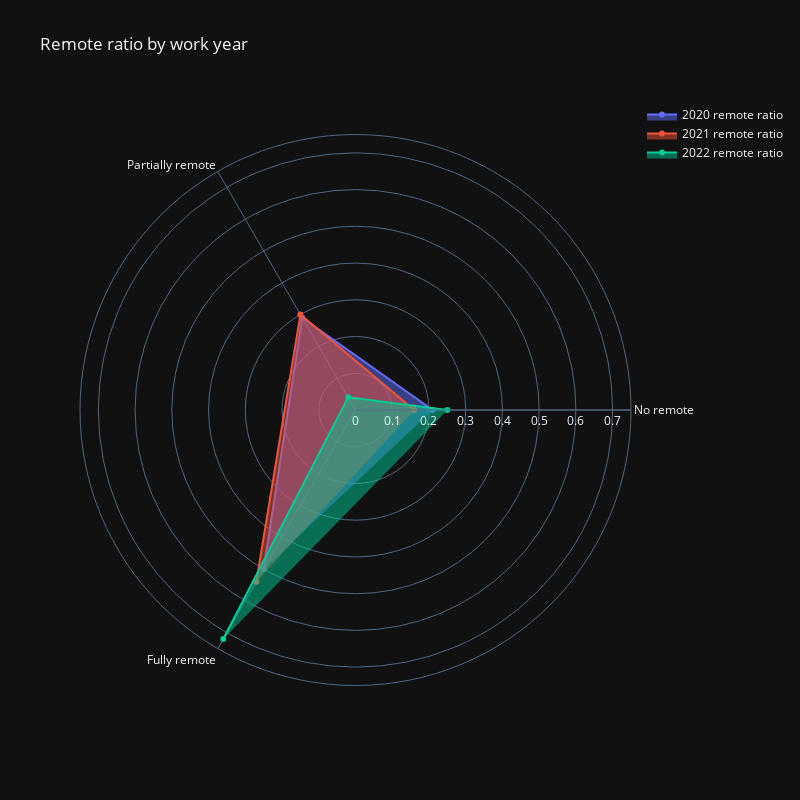

Notebook source saved alongside this figure:
### Markdown cell above
<span style="font-size:1.2em;">Remote ratio by work year</span>

### Code cell
remote_ratio_by_work_year = df.groupby(['work_year','remote_ratio']).size()

ratio_2020 = np.round(remote_ratio_by_work_year[2020].values / remote_ratio_by_work_year[2020].sum(), 2)
ratio_2021 = np.round(remote_ratio_by_work_year[2021].values / remote_ratio_by_work_year[2021].sum(), 2)
ratio_2022 = np.round(remote_ratio_by_work_year[2022].values / remote_ratio_by_work_year[2022].sum(), 2)

fig = go.Figure()
categories = ['No remote', 'Partially remote', 'Fully remote']

fig.add_trace(go.Scatterpolar(
    r = ratio_2020,
    theta = categories,
    fill = 'toself',
    name = "2020 remote ratio"
))

fig.add_trace(go.Scatterpolar(
    r = ratio_2021,
    theta = categories,
    fill = 'toself',
    name = "2021 remote ratio"
))

fig.add_trace(go.Scatterpolar(
    r = ratio_2022,
    theta = categories,
    fill = 'toself',
    name = "2022 remote ratio"
))

fig.update_layout(
  polar=dict(
    radialaxis=dict(
      visible=True,
      range=[0, 0.75]
    )),
  showlegend=True,
  title = 'Remote ratio by work year',
  width=800,
  height=800
)

fig.layout.template = 'plotly_dark'
fig.show()

### Figure 1 — Plotly figure (JSON) as saved in the notebook; plotly's stock layout.template omitted (floating-point values rounded to 4 significant figures)
{"data": [{"fill": "toself", "name": "2020 remote ratio", "r": [0.21, 0.29, 0.5], "theta": ["No remote", "Partially remote", "Fully remote"], "type": "scatterpolar"}, {"fill": "toself", "name": "2021 remote ratio", "r": [0.16, 0.3, 0.54], "theta": ["No remote", "Partially remote", "Fully remote"], "type": "scatterpolar"}, {"fill": "toself", "name": "2022 remote ratio", "r": [0.25, 0.04, 0.72], "theta": ["No remote", "Partially remote", "Fully remote"], "type": "scatterpolar"}], "layout": {"height": 800, "polar": {"radialaxis": {"range": [0, 0.75], "visible": true}}, "showlegend": true, "title": {"text": "Remote ratio by work year"}, "width": 800}}
